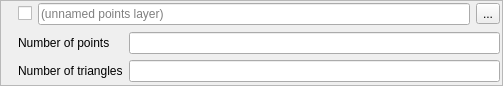
<?xml version="1.0" encoding="UTF-8"?>
<ui version="4.0">
 <class>PointsListWidget</class>
 <widget class="QFrame" name="PointsListWidget">
  <property name="geometry">
   <rect>
    <x>0</x>
    <y>0</y>
    <width>503</width>
    <height>86</height>
   </rect>
  </property>
  <property name="windowTitle">
   <string>Frame</string>
  </property>
  <property name="frameShape">
   <enum>QFrame::StyledPanel</enum>
  </property>
  <property name="frameShadow">
   <enum>QFrame::Raised</enum>
  </property>
  <layout class="QGridLayout" name="gridLayout_3">
   <property name="leftMargin">
    <number>17</number>
   </property>
   <property name="topMargin">
    <number>2</number>
   </property>
   <property name="rightMargin">
    <number>2</number>
   </property>
   <property name="bottomMargin">
    <number>2</number>
   </property>
   <item row="0" column="0">
    <layout class="QHBoxLayout" name="horizontalLayout">
     <item>
      <widget class="QCheckBox" name="m_visibilityBox">
       <property name="text">
        <string/>
       </property>
      </widget>
     </item>
     <item>
      <widget class="QLineEdit" name="m_nameEdit">
       <property name="placeholderText">
        <string>(unnamed points layer)</string>
       </property>
      </widget>
     </item>
     <item>
      <widget class="QToolButton" name="m_showHideButton">
       <property name="text">
        <string>...</string>
       </property>
      </widget>
     </item>
    </layout>
   </item>
   <item row="1" column="0">
    <widget class="QWidget" name="m_optionsWidget" native="true">
     <layout class="QGridLayout" name="gridLayout_2">
      <property name="leftMargin">
       <number>0</number>
      </property>
      <property name="topMargin">
       <number>0</number>
      </property>
      <property name="rightMargin">
       <number>0</number>
      </property>
      <property name="bottomMargin">
       <number>0</number>
      </property>
      <item row="0" column="0">
       <layout class="QGridLayout" name="gridLayout">
        <item row="0" column="0">
         <widget class="QLabel" name="label">
          <property name="text">
           <string>Number of points</string>
          </property>
         </widget>
        </item>
        <item row="1" column="0">
         <widget class="QLabel" name="label_2">
          <property name="text">
           <string>Number of triangles</string>
          </property>
         </widget>
        </item>
        <item row="0" column="1">
         <widget class="QLineEdit" name="m_numPointsEdit">
          <property name="frame">
           <bool>true</bool>
          </property>
          <property name="readOnly">
           <bool>true</bool>
          </property>
         </widget>
        </item>
        <item row="1" column="1">
         <widget class="QLineEdit" name="m_numTrianglesEdit">
          <property name="frame">
           <bool>true</bool>
          </property>
          <property name="readOnly">
           <bool>true</bool>
          </property>
         </widget>
        </item>
       </layout>
      </item>
     </layout>
    </widget>
   </item>
  </layout>
 </widget>
 <resources/>
 <connections/>
</ui>
